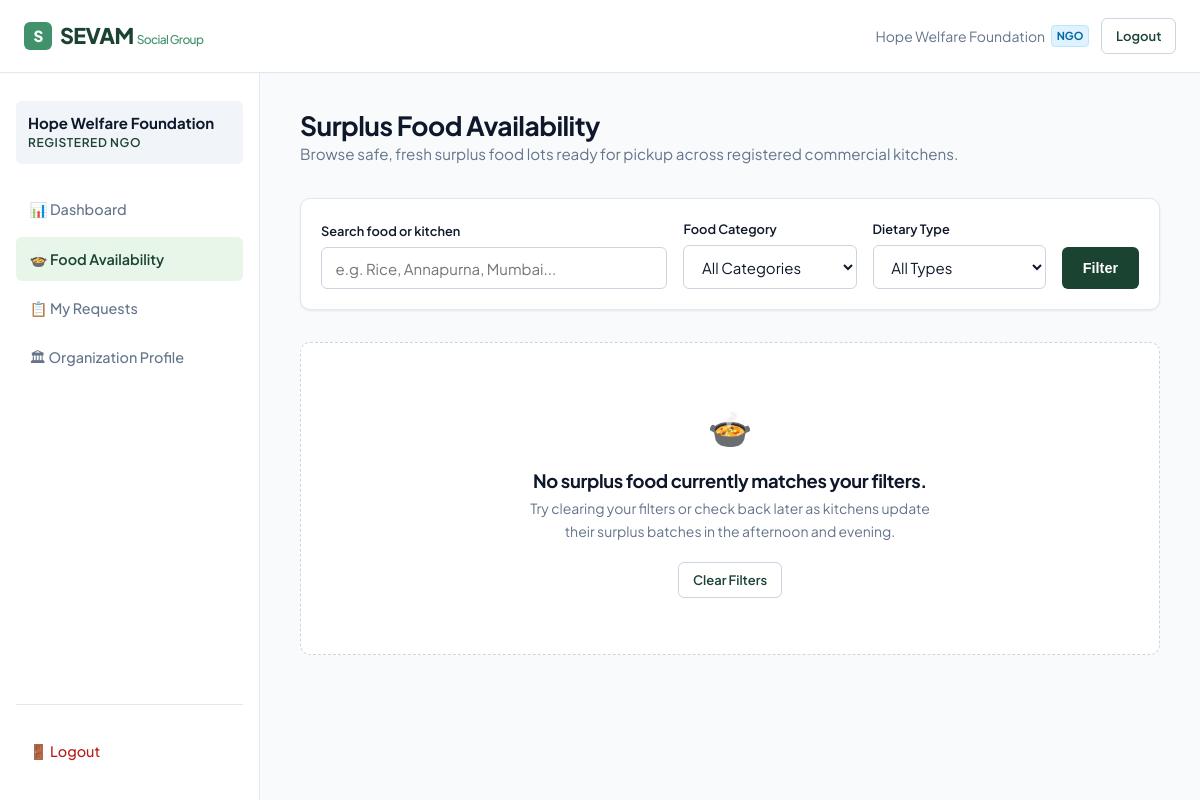
Page /group/food-availability.php (signed in) on the committed database.
### tables this page shows
CREATE TABLE `social_working_groups` (
  `id` int(11) NOT NULL AUTO_INCREMENT,
  `user_id` int(11) NOT NULL,
  `group_name` varchar(150) NOT NULL,
  `representative_name` varchar(100) NOT NULL,
  `phone` varchar(20) NOT NULL,
  `address` text NOT NULL,
  `city` varchar(80) NOT NULL,
  `state` varchar(80) NOT NULL,
  `organization_type` varchar(80) NOT NULL,
  `ngo_status` enum('Registered','Community Volunteer Group','Trust','Society') DEFAULT 'Registered',
  `darpan_id` varchar(50) DEFAULT NULL,
  `created_at` timestamp NULL DEFAULT current_timestamp(),
  PRIMARY KEY (`id`),
  KEY `fk_group_user` (`user_id`),
  CONSTRAINT `fk_group_user` FOREIGN KEY (`user_id`) REFERENCES `users` (`id`) ON DELETE CASCADE
);

### php/db.php (called while the page is built, shortened)
<?php
function escape($val) {
    return htmlspecialchars($val ?? '', ENT_QUOTES, 'UTF-8');
}
function get_current_profile($pdo) {
    $role = $_SESSION['role'];
    $userId = $_SESSION['user_id'];
    if ($role === 'provider') {
        $stmt = $pdo->prepare("SELECT p.*, u.email, u.username FROM food_providers p JOIN users u ON p.user_id = u.id WHERE u.id = ?");
        $stmt->execute([$userId]);
        return $stmt->fetch();
    } elseif ($role === 'group') {
        $stmt = $pdo->prepare("SELECT g.*, u.email, u.username FROM social_working_groups g JOIN users u ON g.user_id = u.id WHERE u.id = ?");
        $stmt->execute([$userId]);
        return $stmt->fetch();
    } elseif ($role === 'admin') {
        $stmt = $pdo->prepare("SELECT id, username, email, role FROM users WHERE id = ?");
        $stmt->execute([$userId]);
        return $stmt->fetch();
    }
    return null;
}

### group/food-availability.php (the view, shortened to what this page needs)
<?php
require_once __DIR__ . '/../php/db.php';
require_once __DIR__ . '/header.php';
$search = trim($_GET['q'] ?? '');
$today = date('Y-m-d');
$sql = "SELECT f.*, p.business_name, p.address as provider_address, p.city as provider_city, p.fssai_status, p.fssai_number, c.name as category_name
        FROM food_listings f
        JOIN food_providers p ON f.provider_id = p.id
        JOIN food_categories c ON f.category_id = c.id
        WHERE f.status = 'Available' AND f.available_quantity > 0 AND f.expiry_date >= ?";
$params = [$today];
$sql .= " ORDER BY f.id DESC";
$stmt = $pdo->prepare($sql);
$stmt->execute($params);
$availableFoods = $stmt->fetchAll();
?>
<div class="dashboard-header">
    <div>
        <h1 class="dashboard-title">Surplus Food Availability</h1>
        <p style="color: var(--color-text-muted); font-size: 0.95rem;">
            Browse safe, fresh surplus food lots ready for pickup across registered commercial kitchens.
        </p>
    </div>
</div>
<div class="form-card" style="padding: 1.25rem; margin-bottom: 2rem;">
    <form action="/group/food-availability.php" method="GET" style="display:flex; gap:1rem; flex-wrap:wrap; align-items:flex-end;">
        <div style="flex:2; min-width:200px;">
            <label class="form-label" style="font-size:0.8rem;">Search food or kitchen</label>
            <input type="text" name="q" class="form-input" placeholder="e.g. Rice, Annapurna, Mumbai..." value="<?= escape($search) ?>">
        </div>
        <div style="flex:1; min-width:160px;">
            <label class="form-label" style="font-size:0.8rem;">Food Category</label>
            <select name="cat" class="form-select">
                <option value="0">All Categories</option>
            </select>
        </div>
        <div style="flex:1; min-width:140px;">
            <label class="form-label" style="font-size:0.8rem;">Dietary Type</label>
            <select name="type" class="form-select">
                <option value="">All Types</option>
            </select>
        </div>
        <div>
            <button type="submit" class="btn btn-primary" style="height: 42px;">Filter</button>
        </div>
    </form>
</div>
<?php if (!empty($availableFoods)): ?>
    <div class="cards-grid-3">
        <?php foreach ($availableFoods as $food): ?>
            <div class="food-card">
                <div class="food-card-img-wrap">
                    <img src="/<?= escape($food['image_url'] ?: 'images/hero_food_share.jpg') ?>" alt="<?= escape($food['food_name']) ?>" class="food-card-img">
                    <span class="food-type-tag type-<?= strtolower(str_replace('-', '', $food['food_type'])) ?>">
                        <?= escape($food['food_type']) ?>
                    </span>
                </div>
                <div class="food-card-body">
                    <h3 class="food-card-title"><?= escape($food['food_name']) ?></h3>
                    <div class="food-card-meta">
                        <span><?= escape($food['category_name']) ?></span>
                        <span>·</span>
                        <span class="tabular-nums" style="font-weight:700; color:var(--color-primary);">
                            <?= floatval($food['available_quantity']) ?> <?= escape($food['quantity_unit']) ?> available
                        </span>
                    </div>
                    <div style="font-size:0.8125rem; color:var(--color-text-muted); margin-bottom:0.75rem; display:flex; flex-direction:column; gap:0.25rem;">
                        <div>
                            <strong>Pickup Window:</strong> <?= date('d M Y', strtotime($food['available_date'])) ?>
                            (<?= date('h:i A', strtotime($food['available_start_time'])) ?> - <?= date('h:i A', strtotime($food['available_end_time'])) ?>)
                        </div>
                        <div>
                            <strong>Safe Expiry:</strong> <?= date('d M Y', strtotime($food['expiry_date'])) ?>
                            (<?= date('h:i A', strtotime($food['expiry_time'])) ?>)
                        </div>
                    </div>
                    <p class="food-card-desc"><?= escape(truncate_text($food['food_description'] ?? 'Freshly prepared food ready for pickup.', 95, '...')) ?></p>
                    <div class="food-card-provider">
                        <div class="provider-name"><?= escape($food['business_name']) ?></div>
                        <div class="provider-loc">
                            <?= escape($food['provider_address']) ?>, <?= escape($food['provider_city']) ?>
                        </div>
                        <div style="font-size:0.75rem; color:var(--color-text-muted); margin-top:0.2rem;">
                            FSSAI:
                            <?php if ($food['fssai_status'] === 'Certified'): ?>
                                <span style="color:var(--color-success); font-weight:700;">Certified (<?= escape($food['fssai_number']) ?>)</span>
                            <?php else: ?>
                                <span>Not Certified</span>
                            <?php endif; ?>
                        </div>
                    </div>
                    <div class="food-card-footer">
                        <div class="food-price-wrap">
                            <span class="food-price-val tabular-nums">₹<?= floatval($food['price']) ?></span>
                            <span class="food-price-label">Cost Recovery</span>
                        </div>
                        <button type="button" class="btn btn-primary btn-sm btn-open-request-modal"
                            data-id="<?= $food['id'] ?>"
                            data-name="<?= escape($food['food_name']) ?>"
                            data-provider="<?= escape($food['business_name']) ?>"
                            data-qty="<?= floatval($food['available_quantity']) ?>"
                            data-unit="<?= escape($food['quantity_unit']) ?>"
                            data-price="<?= floatval($food['price']) ?>"
                            data-date="<?= $food['available_date'] ?>"
                            data-start="<?= date('h:i A', strtotime($food['available_start_time'])) ?>"
                            data-end="<?= date('h:i A', strtotime($food['available_end_time'])) ?>">
                            Request Food
                        </button>
                    </div>
                </div>
            </div>
        <?php endforeach; ?>
    </div>
<?php else: ?>
    <div class="empty-state">
        <div class="empty-state-icon">🍲</div>
        <h3 class="empty-state-title">No surplus food currently matches your filters.</h3>
        <p class="empty-state-desc">Try clearing your filters or check back later as kitchens update their surplus batches in the afternoon and evening.</p>
        <a href="/group/food-availability.php" class="btn btn-secondary btn-sm">Clear Filters</a>
    </div>
<?php endif; ?>
<?php require_once __DIR__ . '/footer.php'; ?>

### group/header.php (shortened to what this page needs)
<?php
require_once __DIR__ . '/../php/db.php';
require_once __DIR__ . '/../php/auth.php';
$group = get_current_profile($pdo);
$currentPage = basename($_SERVER['PHP_SELF']);
?>
<!DOCTYPE html>
<html lang="en">
<head>
    <link rel="stylesheet" href="/css/style.css">
</head>
<body>
    <header class="site-header">
        <div class="container header-container">
            <a href="/" class="brand-logo">
                <span class="brand-mark" style="background:var(--color-primary-accent);">S</span>
                <span>SEVAM <span style="font-size:0.75rem; font-weight:500; color:var(--color-primary-accent);">Social Group</span></span>
            </a>
            <div class="nav-actions">
                <span style="font-size:0.875rem; color:var(--color-text-muted); display:inline-flex; align-items:center; gap:0.35rem;">
                    <span><?= escape($group['group_name'] ?? $_SESSION['username']) ?></span>
                    <?php if (!empty($group['darpan_id'])): ?>
                        <span style="background:#e0f2fe; color:#0369a1; border:1px solid #bae6fd; border-radius:4px; font-size:11px; padding:1px 5px; font-weight:700;">NGO</span>
                    <?php endif; ?>
                </span>
                <a href="/logout.php" class="btn btn-secondary btn-sm">Logout</a>
            </div>
        </div>
    </header>
    <div class="dashboard-layout">
        <aside class="dashboard-sidebar">
            <div class="sidebar-user">
                <div class="sidebar-user-name"><?= escape($group['group_name'] ?? 'Social Working Group') ?></div>
                <div class="sidebar-user-role"><?= escape($group['organization_type'] ?? 'Social Partner') ?></div>
            </div>
            <ul class="sidebar-nav">
                <li>
                    <a href="/group/dashboard.php" class="sidebar-link <?= ($currentPage === 'dashboard.php') ? 'active' : '' ?>">
                        📊 Dashboard
                    </a>
                </li>
                <li>
                    <a href="/group/food-availability.php" class="sidebar-link <?= ($currentPage === 'food-availability.php') ? 'active' : '' ?>">
                        🍲 Food Availability
                    </a>
                </li>
                <li>
                    <a href="/group/my-requests.php" class="sidebar-link <?= ($currentPage === 'my-requests.php') ? 'active' : '' ?>">
                        📋 My Requests
                    </a>
                </li>
                <li>
                    <a href="/group/profile.php" class="sidebar-link <?= ($currentPage === 'profile.php') ? 'active' : '' ?>">
                        🏛 Organization Profile
                    </a>
                </li>
                <li style="margin-top: auto; padding-top: 1.5rem; border-top: 1px solid var(--color-border);">
                    <a href="/logout.php" class="sidebar-link" style="color: var(--color-danger);">
                        🚪 Logout
                    </a>
                </li>
            </ul>
        </aside>
        <main class="dashboard-content">

### rows in the picture
social_working_groups: group_name "Hope Welfare Foundation", organization_type "REGISTERED NGO"
